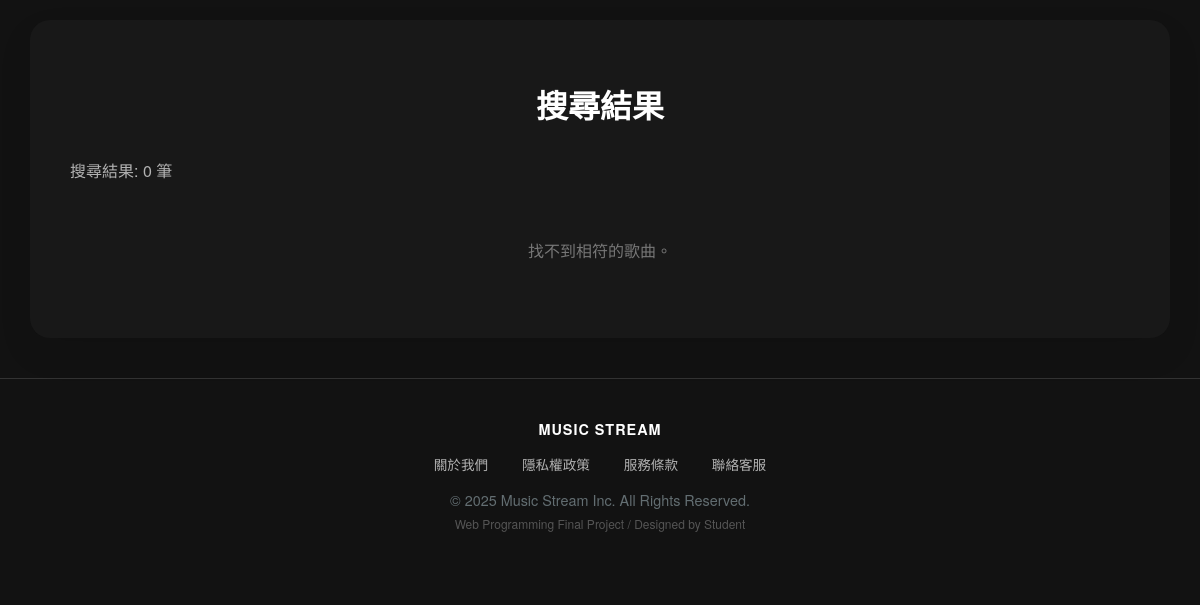
Page /final/search.php?keyword=arrow on the earlier database version.
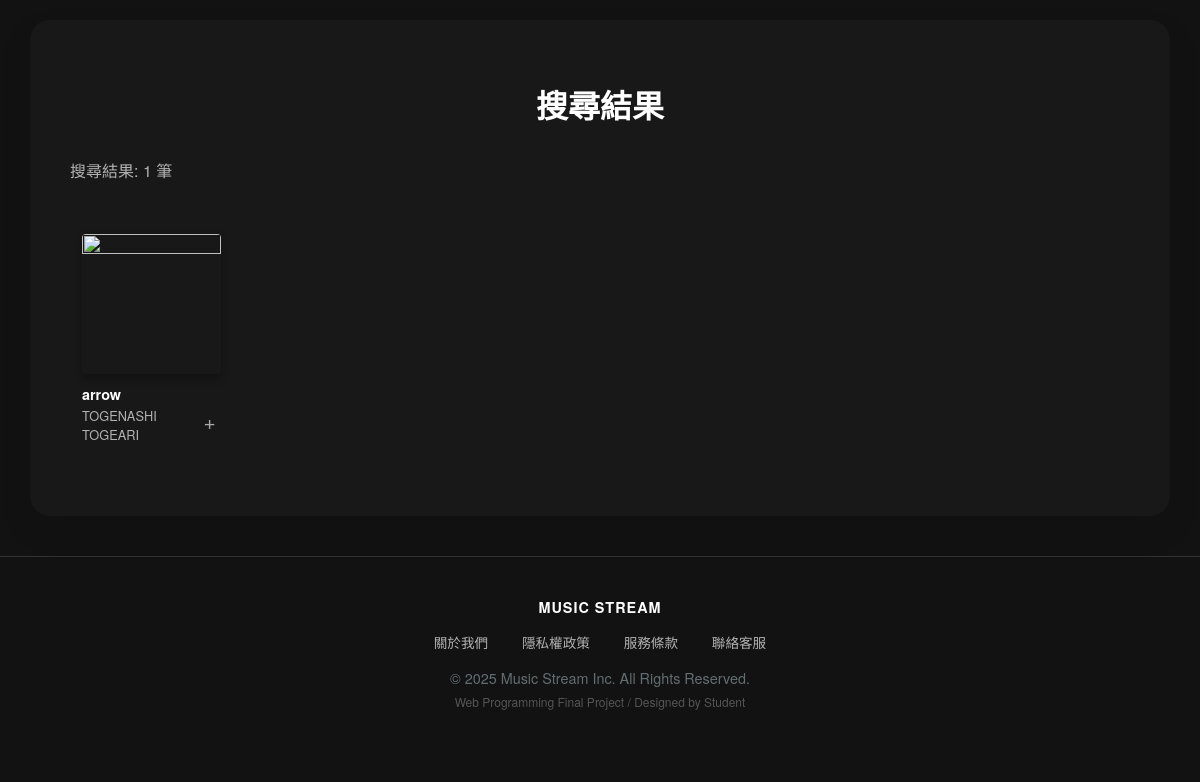
Same page on the later database version.
### tables this page shows
CREATE TABLE `songs` (
  `id` int(11) NOT NULL,
  `title` varchar(255) NOT NULL,
  `artist` varchar(255) NOT NULL,
  `file_path` varchar(255) NOT NULL,
  `uploader_id` char(4) NOT NULL,
  `upload_date` datetime NOT NULL,
  `play_count` int(11) DEFAULT 0,
  `genre` varchar(50) DEFAULT NULL,
  `cover_image` longblob DEFAULT NULL,
  `cover_type` varchar(50) DEFAULT NULL,
  PRIMARY KEY (`id`)
);

### final/search.php (the view, shortened to what this page needs)
<?php
require_once("../DB/DB_open.php");
$keyword = "";
$search_result = null;
if (isset($_GET["q"])) {
    $keyword = mysqli_real_escape_string($link, $_GET["q"]);
} elseif (isset($_GET["keyword"])) {
    $keyword = mysqli_real_escape_string($link, $_GET["keyword"]);
}
if ($keyword != "") {
    $page = isset($_GET['page']) ? intval($_GET['page']) : 1;
    $limit = 18;
    $offset = ($page - 1) * $limit;
    $sql = "SELECT * FROM songs
            WHERE title LIKE '%$keyword%' OR artist LIKE '%$keyword%'
            ORDER BY
              (title LIKE '%$keyword%') DESC,
              (artist LIKE '%$keyword%') DESC,
              upload_date DESC
            LIMIT $offset, $limit";
    $search_result = mysqli_query($link, $sql);
}
?>
<?php
require_once("inc/header.php");
?>
    <link rel="stylesheet" href="css/search.css">
    <link rel="stylesheet" href="css/index_content.css?v=2">
<body>
    <div id="content-container" style="margin-top: 20px;">
        <h1 style="text-align: center; margin-bottom: 30px;">搜尋結果</h1>
        <?php if ($search_result): ?>
            <div style="margin-bottom: 20px; color: #b3b3b3;">
                搜尋結果: <?php echo mysqli_num_rows($search_result); ?> 筆
            </div>
            <div class="song-list">
                <?php
                if (mysqli_num_rows($search_result) > 0) {
                    while ($row = mysqli_fetch_assoc($search_result)) {
                        $cover = "get_cover.php?id=" . $row['id'];
                ?>
                    <div class="song-card">
                        <div style="position: relative; cursor: pointer;" onclick="playContextSong('<?php echo htmlspecialchars($row['title'], ENT_QUOTES); ?>', '<?php echo htmlspecialchars($row['artist'], ENT_QUOTES); ?>', 'music/<?php echo $row['file_path']; ?>', '<?php echo $cover; ?>', <?php echo $row['id']; ?>, 'all', 0, '所有歌曲')" title="點擊播放">
                        </div>
                        <div class="song-title"><?php echo htmlspecialchars($row['title']); ?></div>
                        <div class="song-artist" style="display: flex; justify-content: space-between; align-items: center;">
                            <span><?php echo htmlspecialchars($row['artist']); ?></span>
                            <button style="background: none; border: none; color: #aaa; cursor: pointer; font-size: 1.2rem;" onclick="event.stopPropagation(); openPlaylistModal(<?php echo $row['id']; ?>)" title="加入播放清單">+</button>
                        </div>
                    </div>
                <?php
                    }
                } else {
                    echo "<p style='grid-column: 1/-1; text-align: center; color: #777;'>找不到相符的歌曲。</p>";
                }
                ?>
            </div>
        <?php endif; ?>
    </div>
</body>
</html>

Differences in the rows shown:
added songs: title "arrow", artist "TOGENASHI TOGEARI"
Other differences:
mysqli_num_rows($search_result): "0" → "1"
text no longer shown: "找不到相符的歌曲。"
